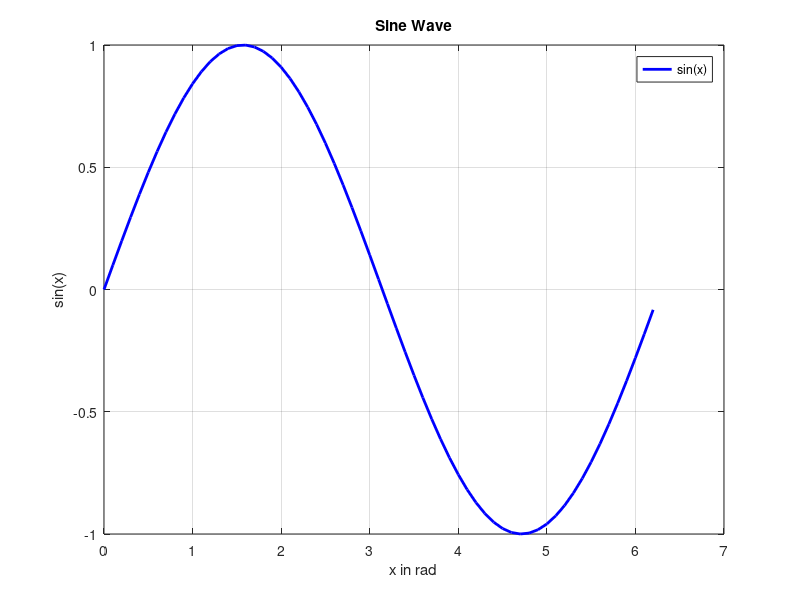

Here is the MATLAB script that generated this plot:
%% 1. Cell Arrays:
CellArray={1,5,[1 2 3],'menna',pi};
disp(CellArray(1));
disp(CellArray(2));
disp(CellArray(3));
disp(CellArray(4));
disp(CellArray(5));
 
%% 2. Structures:
Person.name="menna";
Person.age=22;
Person.city="cairo";
disp('my name is ');
disp(Person.name);
disp('my age is ');
disp(Person.age);
disp('my city is ');
disp(Person.city);
%% 3. Character Data:
CharArray1="menna"';
CharArray2=" elsayed";
TotalArray= strcat(CharArray1 , CharArray2);
%% 4. Conditional Statements  (If):
X=input('enter an even number');
if mod(X,2)==0
   disp('it is an even number');
   else 
       disp('it is an odd number')
end

%% 5. For Loops:
for A=1:10
    disp(['Number is ' , num2str(A)]);
end

%% 6. Basic Plotting:
x = 0:0.1:2*pi;
y = sin(x);
plot(x, y, 'b-', 'LineWidth', 2);
xlabel('x in rad');
ylabel('sin(x)');
title('Sine Wave');
legend('sin(x)');
grid on;

